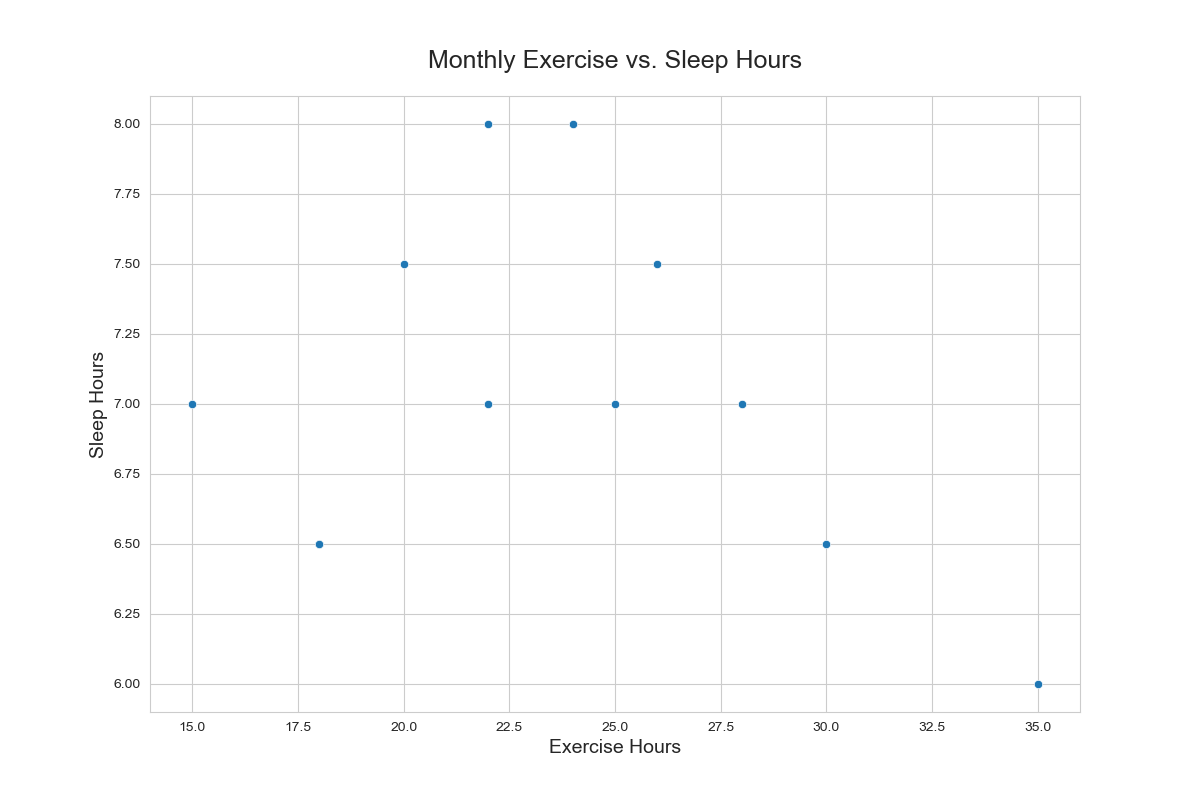

Source code (Python):

import seaborn as sns
import matplotlib.pyplot as plt
import pandas as pd

# Create the DataFrame
data = {
    'Month': ['January', 'February', 'March', 'April', 'May', 'June',
              'July', 'August', 'September', 'October', 'November', 'December'],
    'Exercise_Hours': [15, 18, 20, 22, 25, 30, 35, 28, 26, 24, 22, 18],
    'Sleep_Hours': [7, 6.5, 7.5, 8, 7, 6.5, 6, 7, 7.5, 8, 7, 6.5]
}

df = pd.DataFrame(data)

# Create the scatterplot
plt.figure(figsize=(12, 8))
sns.scatterplot(x='Exercise_Hours', y='Sleep_Hours', data=df,
                palette=['#3498db', '#e74c3c'])

plt.title('Monthly Exercise vs. Sleep Hours', fontsize=18, pad=20)
plt.xlabel('Exercise Hours', fontsize=14)
plt.ylabel('Sleep Hours', fontsize=14)

# Display the plot
plt.show()
